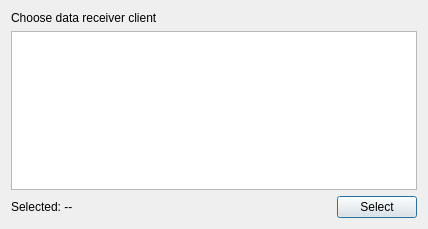
<?xml version="1.0" encoding="UTF-8"?>
<ui version="4.0">
 <class>choseClient</class>
 <widget class="QDialog" name="choseClient">
  <property name="geometry">
   <rect>
    <x>0</x>
    <y>0</y>
    <width>428</width>
    <height>229</height>
   </rect>
  </property>
  <property name="windowTitle">
   <string>Dialog</string>
  </property>
  <layout class="QGridLayout" name="gridLayout">
   <item row="0" column="0">
    <layout class="QVBoxLayout" name="verticalLayout">
     <item>
      <widget class="QLabel" name="label">
       <property name="text">
        <string>Choose data receiver client</string>
       </property>
      </widget>
     </item>
     <item>
      <widget class="QListWidget" name="listWidgetClients"/>
     </item>
     <item>
      <layout class="QHBoxLayout" name="horizontalLayout">
       <item>
        <widget class="QLabel" name="lblSelected">
         <property name="text">
          <string>Selected: -- </string>
         </property>
        </widget>
       </item>
       <item>
        <spacer name="horizontalSpacer">
         <property name="orientation">
          <enum>Qt::Horizontal</enum>
         </property>
         <property name="sizeHint" stdset="0">
          <size>
           <width>40</width>
           <height>20</height>
          </size>
         </property>
        </spacer>
       </item>
       <item>
        <widget class="QPushButton" name="btnSelect">
         <property name="text">
          <string>Select</string>
         </property>
        </widget>
       </item>
      </layout>
     </item>
    </layout>
   </item>
  </layout>
 </widget>
 <resources/>
 <connections/>
</ui>
